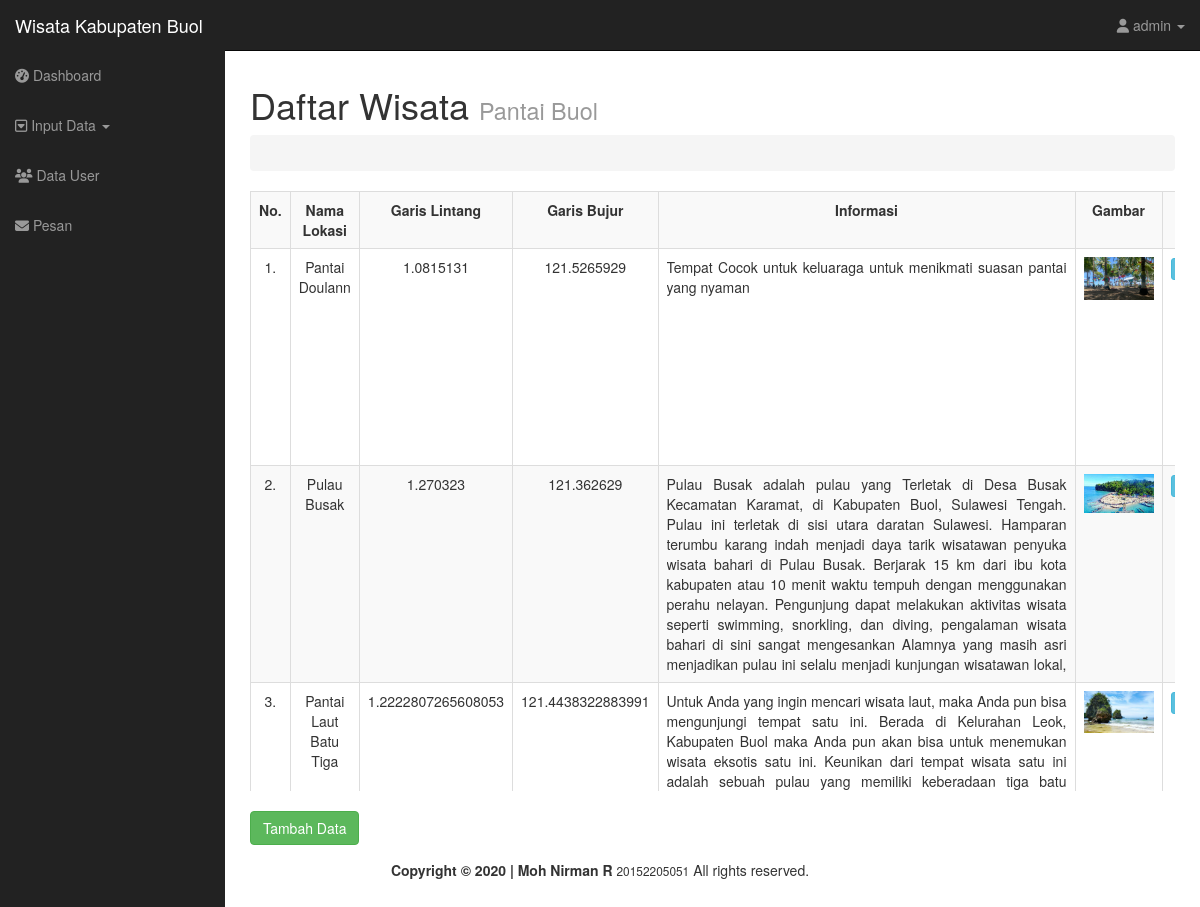
Page /admin/administrator/home.php?page=wisata_pantai (signed in) on the committed database.
### tables this page shows
CREATE TABLE `pantai` (
  `id_pantai` int(6) NOT NULL,
  `nm_pantai` varchar(30) NOT NULL,
  `gr_lintang` varchar(30) NOT NULL,
  `gr_bujur` varchar(30) NOT NULL,
  `inf_pantai` longtext NOT NULL,
  `gambar` varchar(100) NOT NULL,
  `id_user` int(11) NOT NULL
);

### admin/administrator/views/wisata_pantai.php (the view, shortened to what this page needs)
<div class="row">
  <div class="col-lg-12">
    <h1>Daftar Wisata <small>Pantai Buol</small></h1>
    <ol class="breadcrumb">
    </ol>
  </div>
</div>
<div class="row">
  <div class="col-sm-12">
    <div class="table-responsive" >
      <div style="height: 600px; overflow: scroll;">
      <table class="table table-hover table-striped table-bordered table-sm">
        <tr>
          <th>
            <div align="center">No.</div>
          </th>
          <th>
            <div align="center" >Nama Lokasi</div>
          </th>
          <th>
            <div align="center">Garis Lintang</div>
          </th>
          <th>
            <div align="center">Garis Bujur</div>
          </th>
          <th>
            <div align="center" style="width: 400px; ">Informasi</div>
          </th>
          <th>
            <div align="center">Gambar</div>
          </th>
          <th colspan="2">
            <div align="center">Aksi</div>
          </th>
        </tr>
        <?php
        include 'config/koneksi.php';
        $no = 1;
        if ($_SESSION['level'] == 'admin') {
          $sql = mysqli_query($config, "SELECT * FROM pantai");
        } else {
          $sql = mysqli_query($config, "SELECT * FROM pantai WHERE id_user = '$_SESSION[id_user]'");
        }
        while ($data = mysqli_fetch_array($sql)) {
        ?>
    <tr>
            <td align="center"><?php echo $no++ . "."; ?></td>
            <td>
              <div align="center"><?php echo $data['nm_pantai']; ?></div>
            </td>
            <td>
              <div align="center"><?php echo $data['gr_lintang']; ?></div>
            </td>
            <td>
              <div align="center"><?php echo $data['gr_bujur']; ?></div>
            </td>
            <td>
              <div align="justify" style="height:  200px; overflow: scroll;"><?php echo $data['inf_pantai']; ?></div>
            </td>
            <td>
              <div align="center">
                <img src="assets/img/foto_wisata/<?php echo $data['gambar']; ?>" width="70px">
              </div>
            </td>
            <td>
              <div align="center">
                <a class="btn btn-info btn-xs" href="models/edit_pantai.php?id=<?php echo $data['id_pantai']; ?>">Edit</a>
              </div>
            </td>
        </tr>
        <?php
            } ?>
      </table>
    </div>
  </div>
</div>
</div>
<br>
<button type="button" class="btn btn-success" data-toggle="modal" data-target="#tambah"> Tambah Data</button>
</div>
   </div>
<?php
include 'assets/template/footer.php';
?>

### admin/administrator/assets/css/sb-admin.css (style rules this page uses)
body { margin-top: 50px; }

### rows in the picture
pantai: nm_pantai "Pantai Doulann", gr_lintang "1.0815131", gr_bujur "121.5265929", inf_pantai "Tempat Cocok untuk keluaraga untuk menikmati suasan pantai yang nyaman", gambar (picture)
pantai: nm_pantai "Pulau Busak", gr_lintang "1.270323", gr_bujur "121.362629", inf_pantai "Pulau Busak adalah pulau yang Terletak di Desa Busak Kecamatan Karamat, di Kabupaten Buol, Sulawesi Tengah. Pulau ini terletak di sisi utara daratan Sulawesi. Hamparan terumbu karang indah menjadi daya tarik wisatawan penyuka wisata bahari di Pulau Busak. Berjarak 15 km dari ibu kota kabupaten atau 10 menit waktu tempuh dengan menggunakan perahu nelayan. Pengunjung dapat melakukan aktivitas wisata seperti swimming, snorkling, dan diving, pengalaman wisata bahari di sini sangat mengesankan Alamnya yang masih asri menjadikan pulau ini selalu menjadi kunjungan wisatawan lokal,…", gambar (picture)
pantai: nm_pantai "Pantai Laut Batu Tiga", gr_lintang "1.2222807265608053", gr_bujur "121.4438322883991", inf_pantai "Untuk Anda yang ingin mencari wisata laut, maka Anda pun bisa mengunjungi tempat satu ini. Berada di Kelurahan Leok, Kabupaten Buol maka Anda pun akan bisa untuk menemukan wisata eksotis satu ini. Keunikan dari tempat wisata satu ini adalah sebuah pulau yang memiliki keberadaan tiga batu…", gambar (picture)

### other values in the picture
$_SESSION['username'] "admin"
